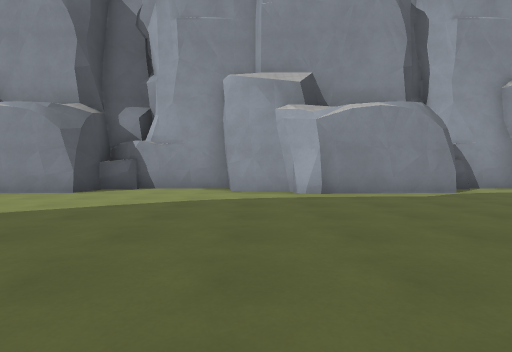
view 1 (above)

17 first-person views from a walk through a Godot game level. The camera is 1.2 m above the floor, tilts 2° down and sees 80° across. The floor is counted in squares, 2 m on a side. Each view is taken from the middle of a square. On the plan, view 1 faces up. The plan holds only what a view shows up to about 9 squares ahead; the rest is blank. The place goes on beyond the plan. Surface patterns are stand-ins for the level's own textures.

view 2
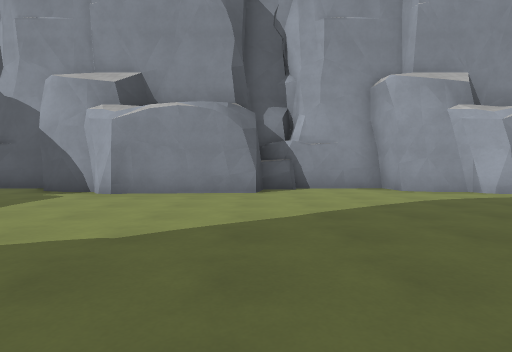

view 3
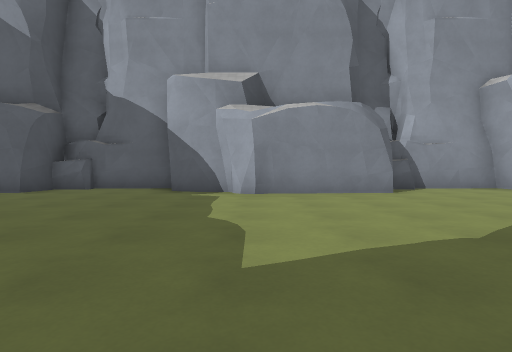

view 4
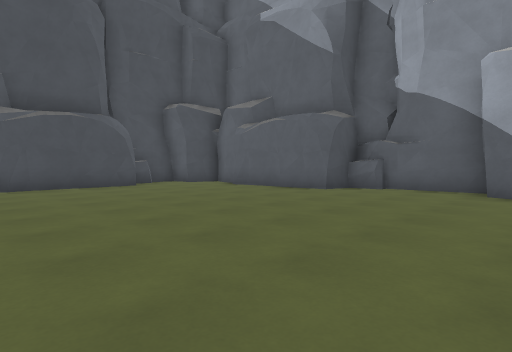

view 5
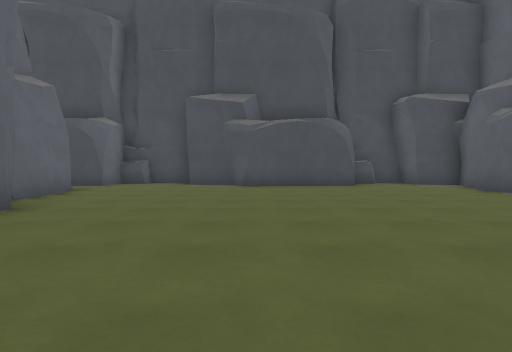

view 6
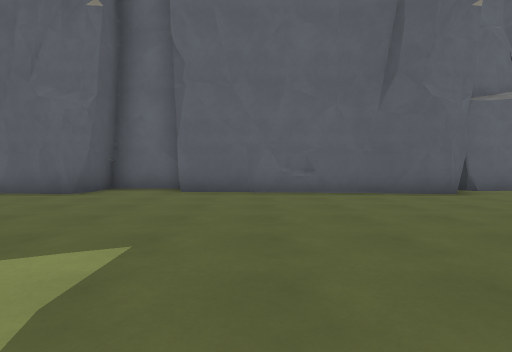

view 7
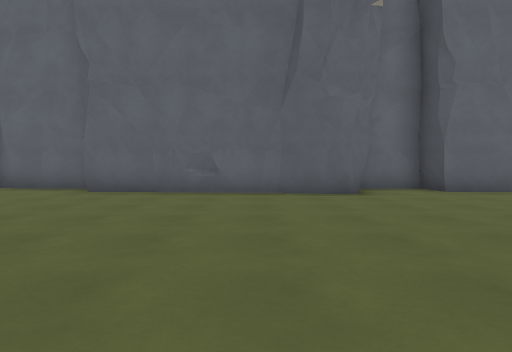

view 8
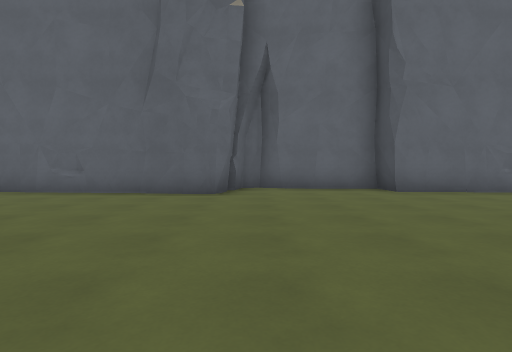

view 9
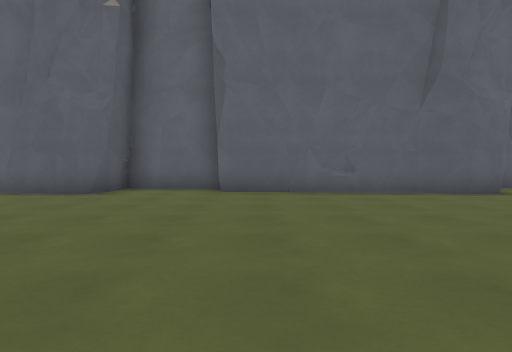

view 10
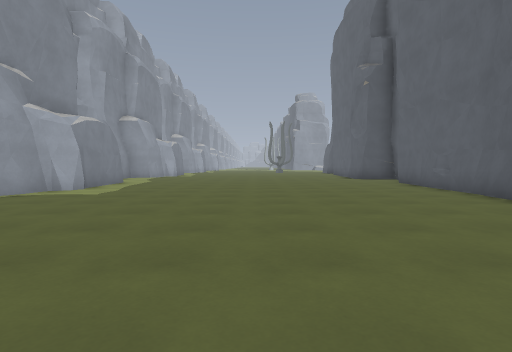

view 11
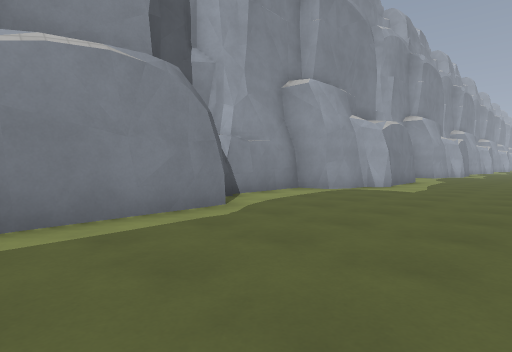

view 12
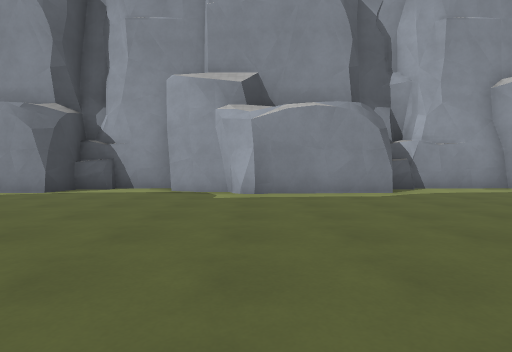

view 13
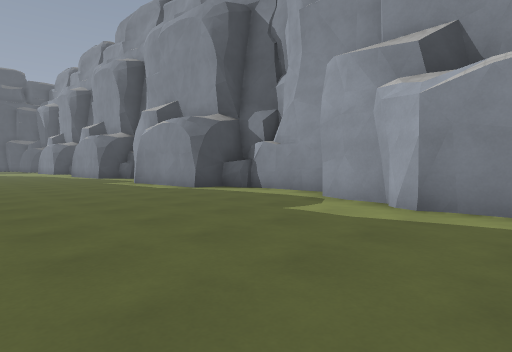

view 14
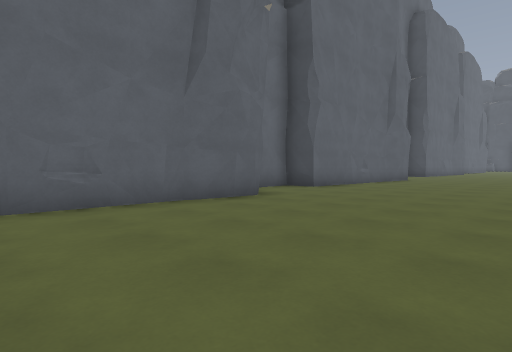

view 15
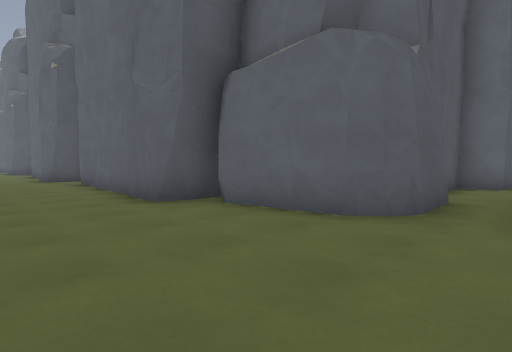

view 16
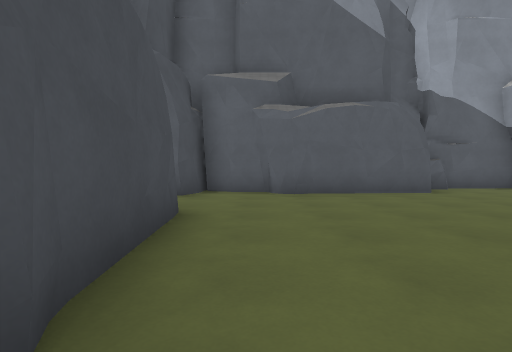

view 17
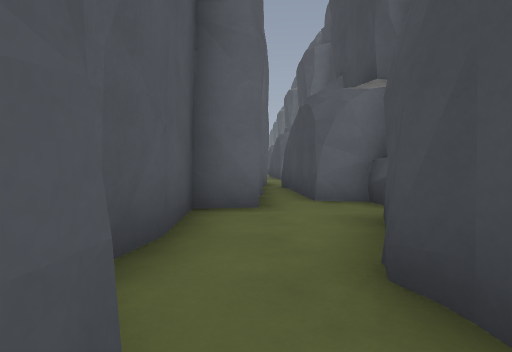

### Floor plan
Key: @ floor where view 1 was taken; # wall or solid block; . floor.
Columns run from 17 left of view 1 to 19 right of it. Each row starts with its distance up from view 1.
  8      ####    #####   ####    #####
  7 ######..######...#####..######...####
  6 .....................................
  5 .....................................
  4 #....................................
  3 #....................................
  2 #....................................
  1 #....................................
  0 .................@...................
 -1 .....................................
 -2 .....................................
 -3 ....#######..#######...#######..#####
 -4 #.####    ####     #####     ####
 -5 #.#
 -6 #.#
 -7 #.#
 -8 ..#
 -9 ..#
-10 ###
-11 ##
-12 #
-13 #

Positions as (right, up) in squares from view 1, and headings:
1: (0, 0), facing up
2: (-4, 0), facing up
3: (-7, 0), facing up
4: (-8, 0), facing up-left
5: (-8, 1), facing left
6: (-8, 4), facing down
7: (-2, 4), facing down
8: (5, 4), facing down
9: (11, 4), facing down
10: (10, 2), facing right
11: (9, 3), facing up-right
12: (9, 0), facing up
13: (19, 2), facing up-left
14: (19, 2), facing down-left
15: (-17, 0), facing down-right
16: (-16, 0), facing up
17: (-16, -5), facing down
